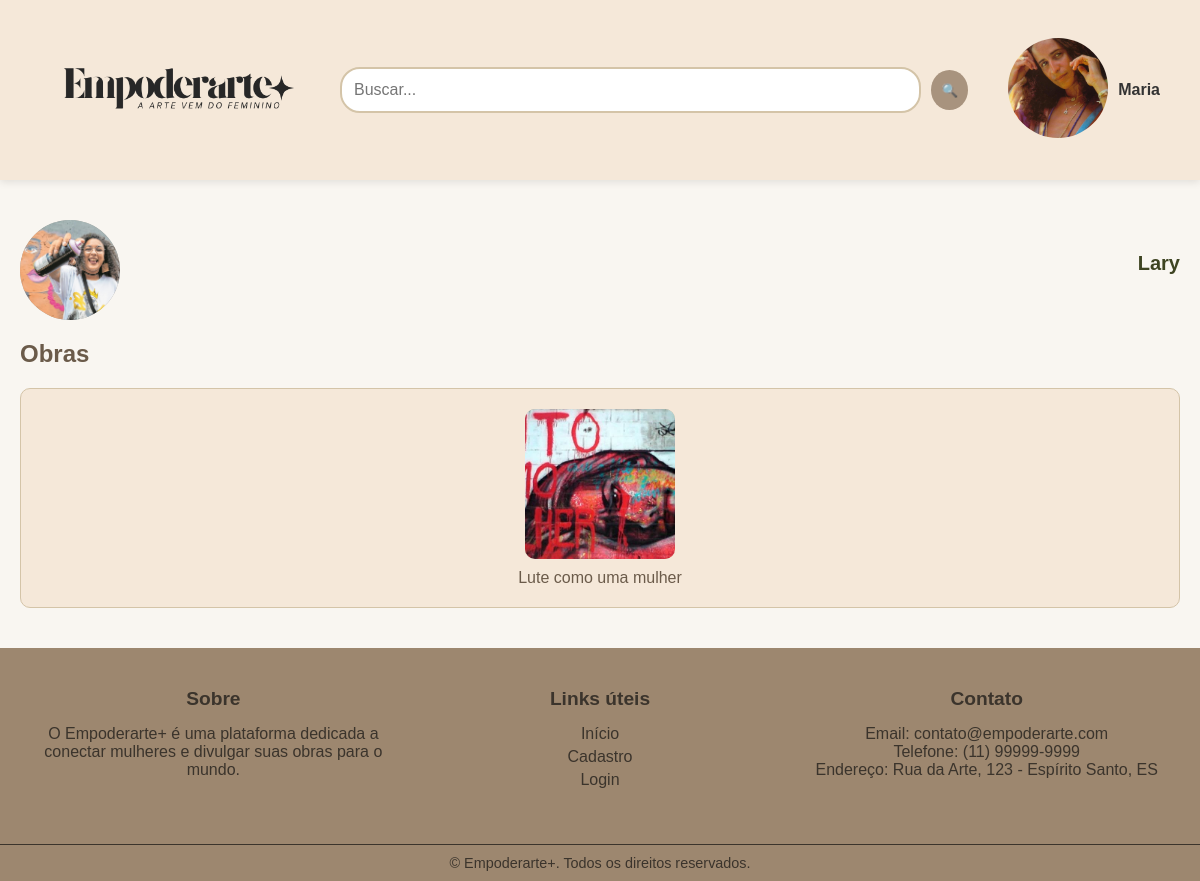
Page /artistas/13/ (signed in) on the earlier database version.
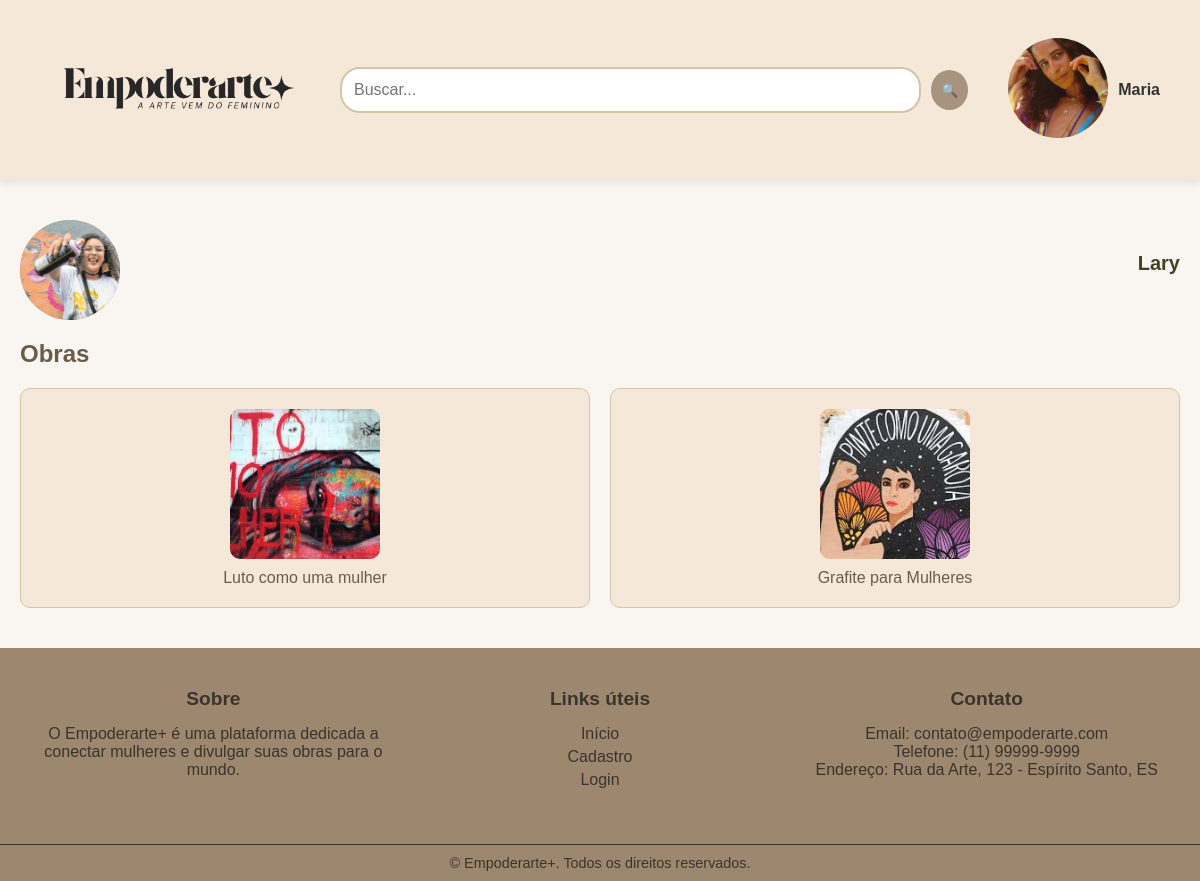
Same page on the later database version.
### usuarios/models.py (models this page shows, shortened)
class Perfil(models.Model):
    user = models.OneToOneField(User, on_delete=models.CASCADE, related_name='perfil')
    data_nascimento = models.DateField(null=True, blank=True)
    interesses = models.ManyToManyField(Interesse, blank=True)
    foto = models.ImageField(upload_to='static/img')

### artistas/models.py (models this page shows, shortened)
class Artista(models.Model):
    usuario = models.OneToOneField(Perfil, on_delete=models.CASCADE, related_name='perfil')  # Relacionamento 1-para-1 com User
    bio = models.TextField(null=True, blank=True)  # Torna o campo bio opcional

class Obra(models.Model):
    artista = models.ForeignKey(Artista, on_delete=models.CASCADE, related_name='obras')
    titulo = models.CharField(max_length=100)
    descricao = models.TextField()
    preco = models.DecimalField(max_digits=10, decimal_places=2)
    imagem = models.ImageField(upload_to='static/img/')
    disponivel = models.BooleanField(default=True)  # Corrigido
    categorias = models.ManyToManyField(Categorias, blank=True)
    data_criacao = models.DateTimeField(auto_now_add=True)

### artistas/views.py (the view)
# urls.py: path('<int:artista_id>/', views.perfil_artista, name='perfil_artista'),
def perfil_artista (request, artista_id):
    obras = Obra.objects.filter(artista_id=artista_id)  # Busca todas as obras
    artista = get_object_or_404(Artista, pk=artista_id)
    return render (request, "artistas/perfil_artista.html", {"artista": artista, "obras": obras})

### artistas/templates/artistas/perfil_artista.html (shortened to what this page needs)
{% load static %}
<!DOCTYPE html>
<html lang="pt-BR">
<head>
  <link rel="stylesheet"  href="{% static 'css/stylePerfilArtista.css' %}">
</head>
<body>
  <div class="container">
    <header>
      <div class="logo">
          <img src="{% static 'img/logo.png' %}" alt="Empoderarte+">
      </div>
      <div class="pesquisa">
          <input type="text" placeholder="Buscar...">
          <button >🔍</button>
      </div>
      <div class="usuario">
        <a id="sub" href="{% url 'usuarios:perfil_usuario' request.user.id %}">
        {% if request.user.perfil.foto %}
            <img src="{% static request.user.perfil.foto %}" id="foto_user" alt="Foto de perfil">
        {% else %}
            <img src="{% static 'img/default-avatar.png' %}" id="foto_user" alt="Foto de perfil">
        {% endif %}
    </a>
      <p><b>{{ request.user.first_name }}</b></p>
  </header>
<main class="profile">
      <div class="profile-header">
        <div class="profile-icon">{% if request.user.perfil.foto %}
          <img src="{% static artista.usuario.foto %}" id="foto_user" alt="Foto de perfil">
      {% else %}
          <img src="{% static 'img/default-avatar.png' %}" id="foto_user" alt="Foto de perfil">
      {% endif %}</div>
        <div class="profile-info">
          <h2>{{ artista.usuario.user.first_name }}</h2>
        </div>
      </div>
      <section>
        <h2>Obras</h2>
        <div class="lista-obras">
            {% for obra in obras %}
            <div class="obra">
              <a id="sub" href="{% url 'artistas:lista_obras' obra.id %}">
                <div class="imagem">
                    <img src="{% static obra.imagem %}" alt="{{ obra.titulo }}" class="imgObras">
                </div>
                <p>{{ obra.titulo }}</p>
              </a>
            </div>
            {% endfor %}
        </div>
    </section>
</main>
  <footer>
    <div class="footer-container">
        <div class="footer-section">
            <h4>Sobre</h4>
            <p>O Empoderarte+ é uma plataforma dedicada a conectar mulheres e divulgar suas obras para o mundo.</p>
        </div>
        <div class="footer-section">
            <h4>Links úteis</h4>
            <ul>
                <li><a href="{% url 'common:indexDeslogado' %}">Início</a></li>
                <li><a href="{% url 'usuarios:cadastro_usuario' %}">Cadastro</a></li>
                <li><a href="{% url 'usuarios:cadastro_usuario' %}">Login</a></li>
            </ul>
        </div>
        <div class="footer-section">
            <h4>Contato</h4>
            <p>Email: contato@empoderarte.com</p>
            <p>Telefone: (11) 99999-9999</p>
            <p>Endereço: Rua da Arte, 123 - Espírito Santo, ES</p>
        </div>
    </div>
    <div class="footer-bottom">
        <p>&copy; {{ ano_atual }} Empoderarte+. Todos os direitos reservados.</p>
    </div>
</footer>
</body>
</html>

### static/css/StylePerfilArtista.css (style rules this page uses)
body { background-color: #f7f5ec; }
* { margin: 0; padding: 0; box-sizing: border-box; }
body { font-family: 'Arial', sans-serif; background-color: #f9f6f1; color: #6b5b4a; }
header { display: flex; justify-content: center; align-items: center; height: 180px; padding: 0 20px; background-color: #f5e8d9; box-shadow: 0 2px 8px rgba(0, 0, 0, 0.1); gap: 20px; }
header .logo img { width: 300px; height: auto; }
header .pesquisa { flex-grow: 1; display: flex; align-items: center; justify-content: center; gap: 10px; }
header .pesquisa input { padding: 12px; border: 2px solid #d4c4a8; border-radius: 20px; width: 100%; max-width: 600px; font-size: 16px; outline: none; }
header .pesquisa button { background-color: #a8937e; color: white; border: none; border-radius: 50%; width: 40px; height: 40px; display: flex; align-items: center; justify-content: center; cursor: pointer; }
header .usuario { display: flex; align-items: center; gap: 10px; }
main { padding: 20px; max-width: 1200px; margin: 0 auto; }
.profile { margin-top: 20px; }
.profile-header { display: flex; justify-content: space-between; align-items: center; margin-bottom: 20px; }
.profile-icon { width: 100px; height: 100px; background-color: #a4a29d; border-radius: 50%; }
.profile-info h2 { font-size: 20px; color: #3e4422; }
h2 { margin-top: 6px; font-size: 24px; color: #6b5b4a; margin-bottom: 20px; }
.lista-artistas, .lista-obras { display: grid; grid-template-columns: repeat(auto-fit, minmax(150px, 1fr)); gap: 20px; }
.artista, .obra { background-color: #f5e8d9; border: 1px solid #d4c4a8; border-radius: 10px; text-align: center; padding: 20px; transition: transform 0.3s ease, box-shadow 0.3s ease; }
.artista .foto, .obra .imagem { width: 150px; height: 150px; margin: 0 auto 10px; overflow: hidden; display: flex; align-items: center; justify-content: center; border-radius: 10px; background-color: #d4c4a8; }
.artista img, .obra img { width: 100%; height: 100%; object-fit: cover; }
a { text-decoration: none; color: white; }
#sub { color:#6b5b4a; }
footer { background-color: #9d876f; color: #3b342c; padding: 10px 0; text-align: center; margin-top: 20px; }
.footer-container { display: flex; flex-wrap: wrap; justify-content: space-around; max-width: 1200px; margin: 0 auto; padding: 20px; }
.footer-section { flex: 1; margin: 10px; min-width: 200px; }
.footer-section h4 { margin-bottom: 15px; font-size: 1.2em; }
.footer-section ul { list-style: none; padding: 0; }
.footer-section ul li { margin: 5px 0; }
.footer-section ul li a { color: #3b342c; text-decoration: none; }
.footer-bottom { border-top: 1px solid #3b342c; padding-top: 10px; margin-top: 20px; font-size: 0.9em; }
.usuario { display: flex; align-items: center; gap: 20px; margin: 20px; }
.usuario #foto_user { border-radius: 50%; width: 80px; height: 80px; object-fit: cover; }
.usuario p { margin: 0; font-size: 16px; color: #333; }
.usuario #foto_user, .profile-icon img { border-radius: 50%; width: 100px; height: 100px; object-fit: cover; }

Differences in the rows shown:
changed Obra: titulo "Lute como uma mulher" → "Luto como uma mulher"
added Obra: imagem (picture), titulo "Grafite para Mulheres"
